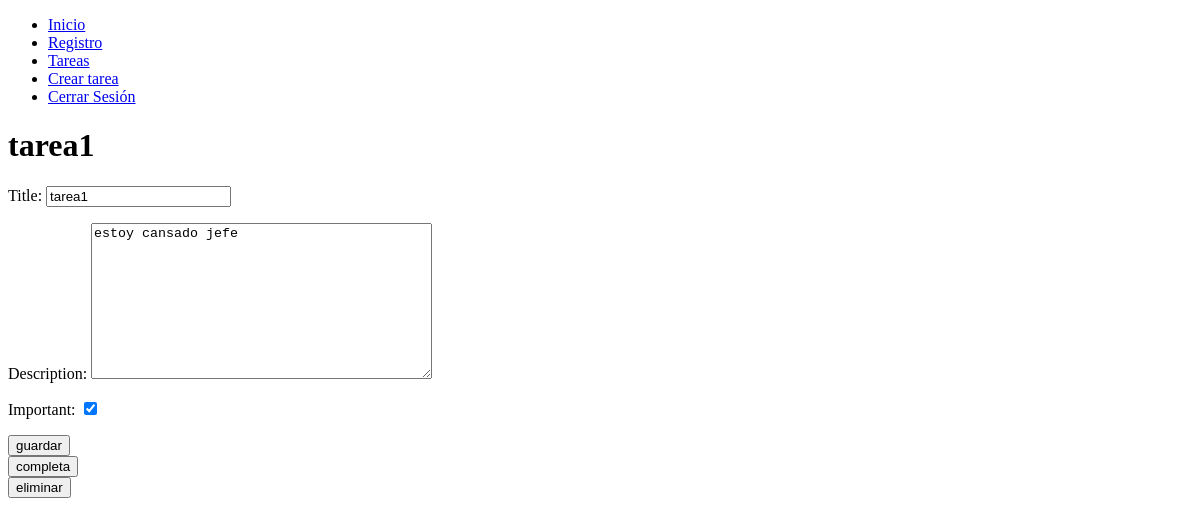
Before: /tasks/2/ (signed in) with the older database file.
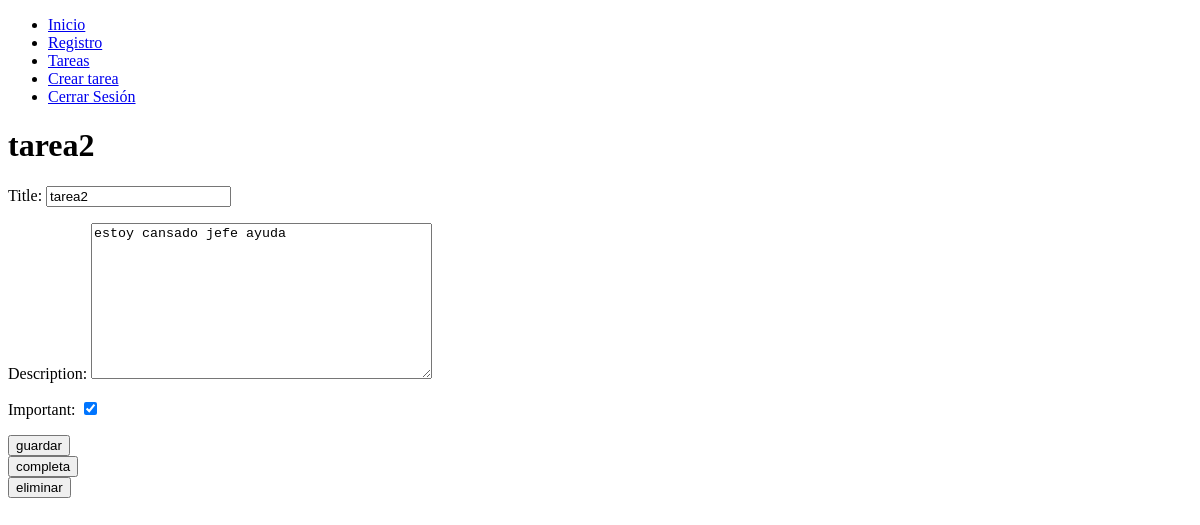
After: the same page with the newer database file.
### task/models.py (models this page shows, shortened)
class Task(models.Model):
    title = models.CharField(max_length=200)
    description = models.TextField()
    created = models.DateTimeField(null=True, blank=True)
    date_completed = models.DateTimeField(null=True, blank=True)
    important = models.BooleanField(default=False)
    user = models.ForeignKey(User, on_delete=models.CASCADE)

### task/views.py (the view, shortened to what this page needs)
# urls.py: path("tasks/<int:task_id>/", views.task_detail, name="task_detail"),
def task_detail(request, task_id):
    if request.method == "GET":
       task = get_object_or_404(Task, pk=task_id, user=request.user)
       form = TaskForm(instance = task)
       return render(request, "task_detail.html", {"task": task, "form": form})

### task/forms.py
class TaskForm(ModelForm):
    class Meta:
        model = Task
        fields = ['title', 'description','important']

### task/templates/task_detail.html (shortened to what this page needs)
{% extends "base.html" %}
{% block content %}
<h1>{{task.title}}</h1>
<form method="POST">
    {{form.as_p}}
    <button>guardar</button>
</form>
<form action="{% url 'completed_task' task.id %}" method="POST">
    <button>completa</button>
</form>
<form action="{% url 'delete_task' task.id %}" method="POST">
    <button>eliminar</button>
</form>
{% endblock %}

Changed rows visible on the page:
changed Task: title "tarea1" → "tarea2"; description "estoy cansado jefe" → "estoy cansado jefe ayuda"
